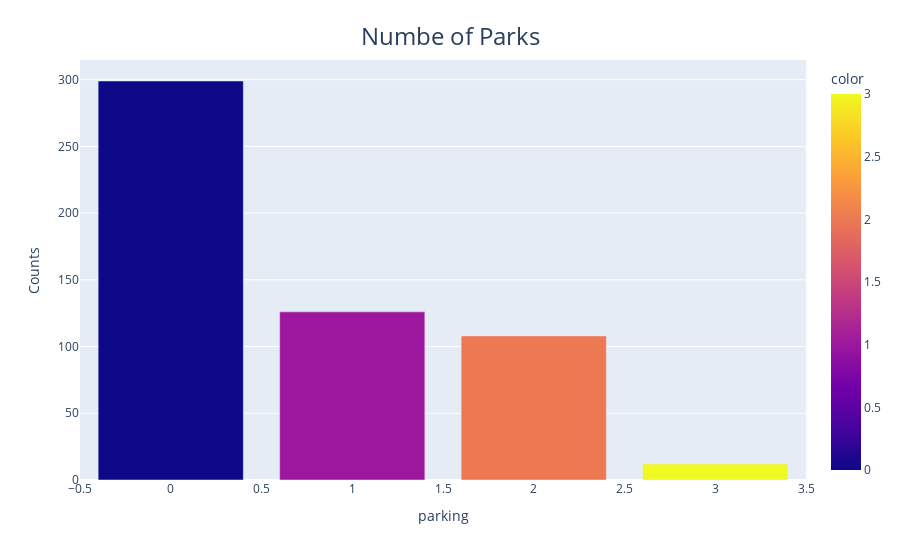

The cell this chart's notebook holds for it:
### Code cell
categorical(data["parking"],"Numbe of Parks")

### Figure 1 — Plotly figure (JSON) as saved in the notebook; plotly's stock layout.template omitted (floating-point values rounded to 4 significant figures)
{"data": [{"alignmentgroup": "True", "hovertemplate": "parking=%{x}<br>Counts=%{y}<br>color=%{marker.color}<extra></extra>", "legendgroup": "", "marker": {"color": [0, 1, 2, 3], "coloraxis": "coloraxis", "pattern": {"shape": ""}}, "name": "", "offsetgroup": "", "orientation": "v", "showlegend": false, "textposition": "auto", "type": "bar", "x": [0, 1, 2, 3], "xaxis": "x", "y": [299, 126, 108, 12], "yaxis": "y"}], "layout": {"autosize": true, "barmode": "relative", "coloraxis": {"colorbar": {"title": {"text": "color"}}, "colorscale": [[0, "#0d0887"], [0.1111, "#46039f"], [0.2222, "#7201a8"], [0.3333, "#9c179e"], [0.4444, "#bd3786"], [0.5556, "#d8576b"], [0.6667, "#ed7953"], [0.7778, "#fb9f3a"], [0.8889, "#fdca26"], [1, "#f0f921"]]}, "legend": {"tracegroupgap": 0}, "margin": {"t": 60}, "title": {"font": {"size": 24}, "text": "Numbe of Parks", "x": 0.5, "xanchor": "center", "y": 0.95, "yanchor": "top"}, "xaxis": {"anchor": "y", "autorange": true, "domain": [0, 1], "range": [-0.5, 3.5], "title": {"text": "parking"}, "type": "linear"}, "yaxis": {"anchor": "x", "autorange": true, "domain": [0, 1], "range": [0, 314.7], "title": {"text": "Counts"}, "type": "linear"}}}
